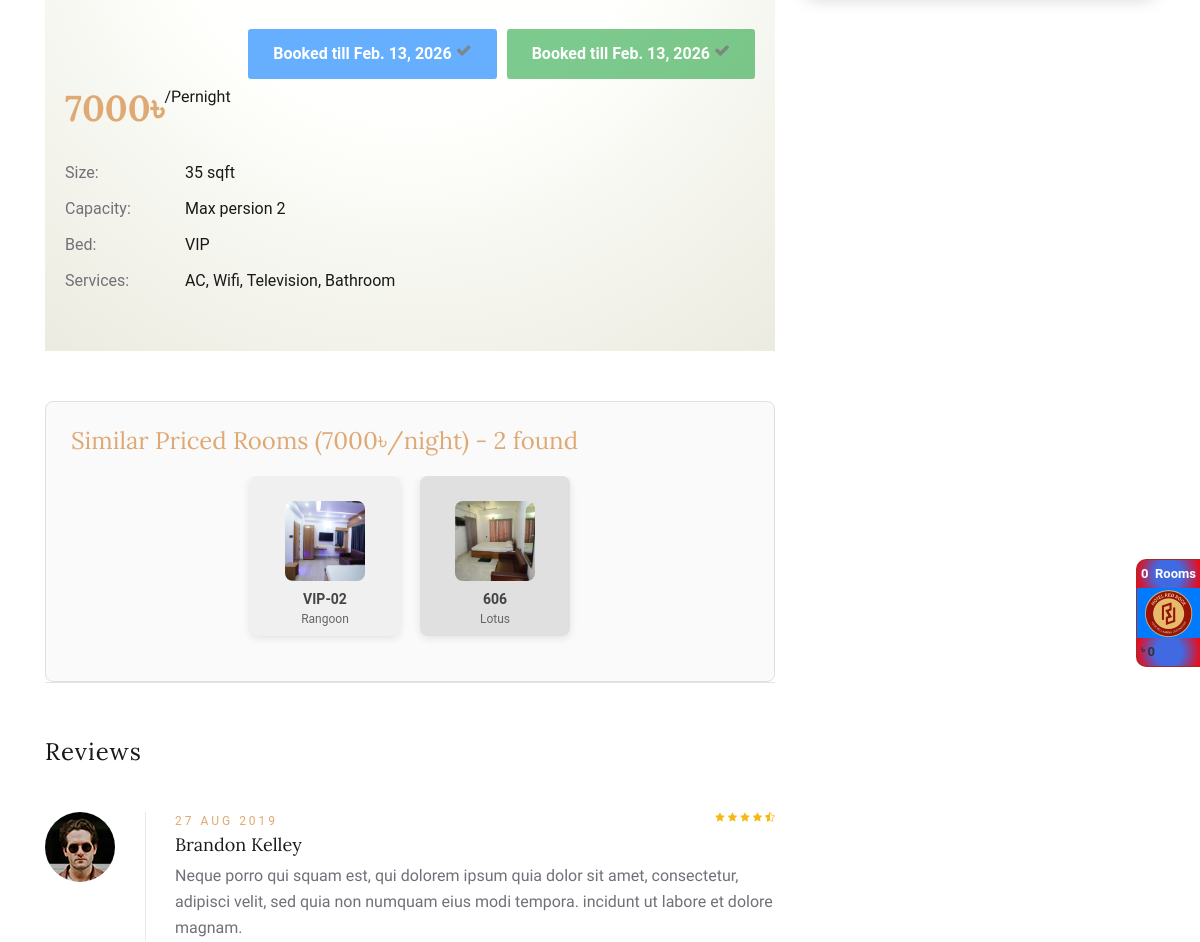
The app's page /rooms/room_details/4/ (middle part), older data.
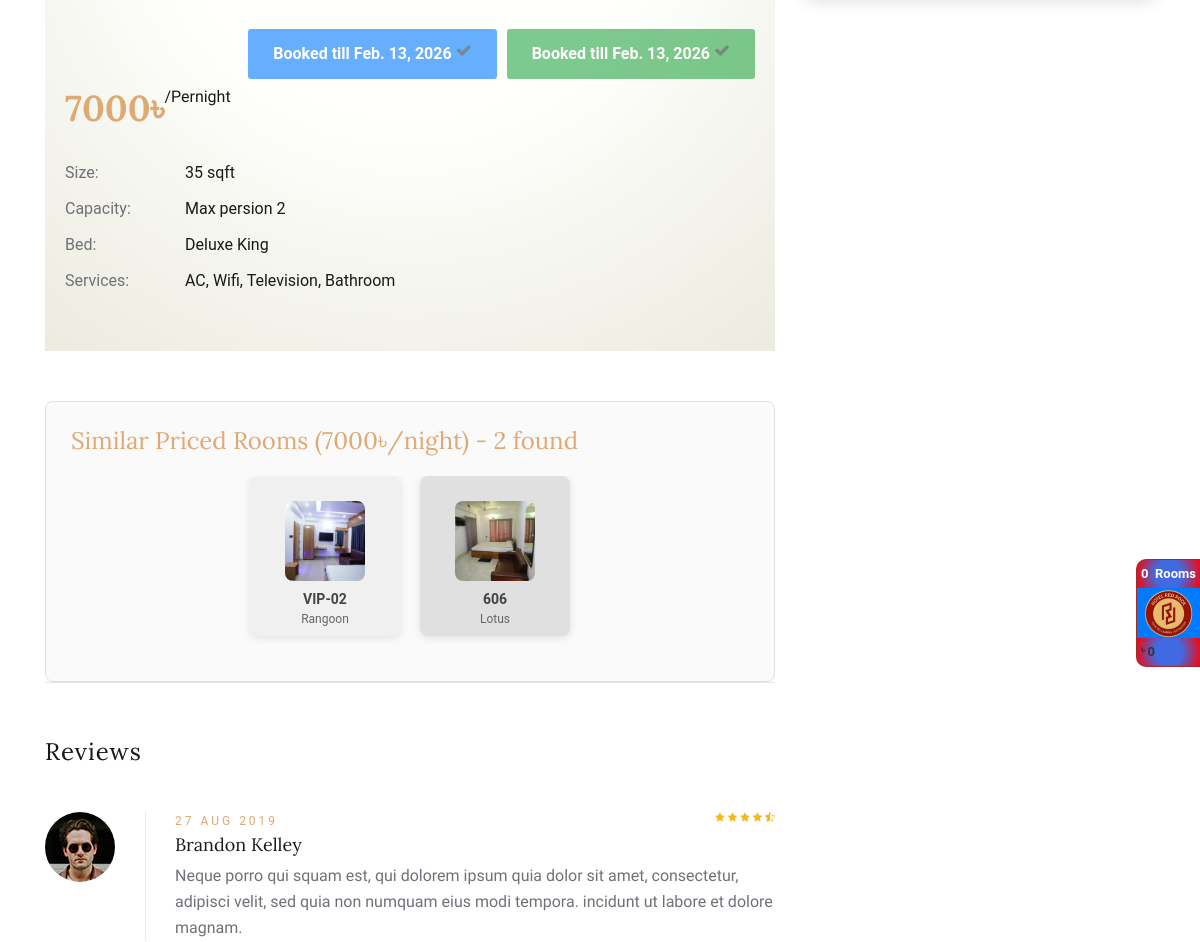
The same page, newer data.
### rooms/models.py (models this page shows, shortened)
class Room(models.Model):
    serial=models.IntegerField(default=0)
    name=models.CharField(max_length=100,unique=True)
    name_eng=models.CharField(max_length=100,unique=True)
    room_no=models.CharField(max_length=100,unique=True)
    room_type=models.ForeignKey(RoomType,blank=True,null=True,on_delete=models.SET_NULL)
    bed_type=models.ForeignKey(BedType,blank=True,null=True,on_delete=models.SET_NULL)
    status=models.CharField(max_length=100,blank=True,null=True)
    price=models.CharField(max_length=10,blank=True,null=True)
    person_occupancy=models.CharField(max_length=10,blank=True,null=True)
    number_of_beds=models.CharField(max_length=10,blank=True,null=True)
    size=models.CharField(max_length=10,blank=True,null=True)
    services=models.CharField(max_length=500,blank=True,null=True)
    description=RichTextField(blank=True,null=True)
    comment=models.ManyToManyField(Comment,blank=True,null=True)
    main_image=models.FileField(upload_to='media/room_images',blank=True,null=True,)
    second_image=models.FileField(upload_to='media/room_images',blank=True,null=True,)
    is_available=models.BooleanField(default=False)
    class Meta:
        ordering = ['serial']

class RoomType(models.Model):
    serial=models.IntegerField(default=0)
    name=models.CharField(max_length=100,unique=True)
    name_eng=models.CharField(max_length=100,unique=True)
    description=RichTextField(blank=True,null=True)
    occupancy=models.CharField(max_length=100,blank=True,null=True)
    bed_type=models.ManyToManyField(BedType,blank=True,null=True)
    price=models.CharField(max_length=10,blank=True,null=True)
    services=models.CharField(max_length=500,blank=True,null=True)
    comment=models.ManyToManyField(Comment,blank=True,null=True)
    main_image=models.FileField(upload_to='media/room_type_images',blank=True,null=True,)
    second_image=models.FileField(upload_to='media/room_type_images',blank=True,null=True,)

### rooms/views.py (the view, shortened to what this page needs)
# urls.py: path('room_details/<int:id>/', views.RoomDetails.as_view(),name="room_details"),
class RoomDetails(View):
    template_name = 'rooms/room_details.html'
    def get(self, request, *args, **kwargs):
        rooms=Room.objects.filter(id=int(kwargs['id'])).prefetch_related('booking_set').first()
        same_priced_rooms = []
        if rooms and rooms.price:
            same_priced_rooms = Room.objects.filter(price=rooms.price).exclude(id=rooms.id).order_by('serial')[:6]
            print(f"Room {rooms.id} price: {rooms.price}, Similar rooms found: {same_priced_rooms.count()}")
        staffs=Staff.objects.all().order_by("serial")
        guests=Guest.objects.all().order_by("-id")
        context={}
        if rooms:
            _set_display_status_for_rooms([rooms])
        context['room']=rooms
        context['same_priced_rooms']=same_priced_rooms
        context['staffs']=staffs
        context['guests']=guests
        return render(request, self.template_name,context)

### rooms/views.py (called while the page is built)
def _set_display_status_for_rooms(rooms):
    today = timezone.now().date()
    for room in rooms:
        active_bookings = [
            b for b in room.booking_set.all()
            if b.check_in_status not in ('checked_out', 'cancelled') and not b.check_out_status
        ]
        if any(b.check_in_status == 'checked_in' for b in active_bookings):
            room.display_status = 'occupied'
            room.booked_until = None
        elif any(b.check_in_status == 'pending' and b.end_day >= today for b in active_bookings):
            room.display_status = 'booked'
            pending_bookings = [b for b in active_bookings if b.check_in_status == 'pending' and b.end_day >= today]
            room.booked_until = max(b.end_day for b in pending_bookings) if pending_bookings else None
        else:
            room.display_status = 'available'
            room.booked_until = None

### templates/rooms/room_details.html (shortened to what the changed rows need)
{% extends 'basepage/basepage.html' %}
{% load static  %}
    {% block content %}
     <br></br>
    <section class="room-details-section spad">
        <div class="container">
            <div class="row">
                <div class="col-lg-8">
                    <div class="room-details-item" style="background: var(--service);">
                        <div class="rd-text" style="background: transparent;padding: 20px;">
                            <div class="rd-title">
                                <div class="rdt-right">
                                    {% with status=room.display_status|default:room.status|default_if_none:"available"|lower %}
                                    <div style="display: flex; gap: 10px; margin-top: 15px;">
                                      {% if status == 'available' %}
                                        <button id="room_{{ room.id }}" class="btn btn-primary" style="padding: 12px 24px; font-size: 16px; font-weight: 600;" onclick="addToCart( this.id )">Add To Book</button>
                                        <button class="btn btn-success" style="padding: 12px 24px; font-size: 16px; font-weight: 600; text-align: center;" onclick="bookNowSingle('room_{{ room.id }}')">Book Now</button>
                                      {% else %}
                                        <button class="btn btn-primary" style="padding: 12px 24px; font-size: 16px; font-weight: 600; opacity: 0.6; cursor: not-allowed;" disabled>
                                          {% if status == 'booked' %}
                                            Booked{% if room.booked_until %} till {{ room.booked_until }}{% endif %} <i class="fa fa-check"></i>
                                          {% else %}
                                            Occupied <i class="fa fa-check"></i>
                                          {% endif %}
                                        </button>
                                        <button class="btn btn-success" style="padding: 12px 24px; font-size: 16px; font-weight: 600; text-align: center; opacity: 0.6; cursor: not-allowed;" disabled>
                                          {% if status == 'booked' %}
                                            Booked{% if room.booked_until %} till {{ room.booked_until }}{% endif %} <i class="fa fa-check"></i>
                                          {% else %}
                                            Occupied <i class="fa fa-check"></i>
                                          {% endif %}
                                        </button>
                                      {% endif %}
                                    </div>
                                    {% endwith %}
                                </div>
                            </div>
                            <h2>{{ room.price }}&#x09F3;<span>/Pernight</span></h2>
                            <table>
                                <tbody>
                                    <tr>
                                        <td class="r-o">Size:</td>
                                        <td>{{ room.size }} sqft</td>
                                    </tr>
                                    <tr>
                                        <td class="r-o">Capacity:</td>
                                        <td>Max persion {{ room.person_occupancy  }}</td>
                                    </tr>
                                    <tr>
                                        <td class="r-o">Bed:</td>
                                        <td>{{ room.room_type.name_eng }}</td>
                                    </tr>
                                    <tr>
                                        <td class="r-o">Services:</td>
                                        <td>{{ room.services }}</td>
                                    </tr>
                                </tbody>
                            </table>
                        </div>
                    </div>
{% if same_priced_rooms %}
<div class="similar-rooms-section" style="margin-top: 30px;">
    <h4 style="margin-bottom: 20px; color: #dfa974;">Similar Priced Rooms ({{ room.price }}&#x09F3;/night) - {{ same_priced_rooms|length }} found</h4>
    <div id="slider">
      <ul>
        {% for similar_room in same_priced_rooms %}
        <li style="{% cycle 'background: #f0f0f0;' 'background: #e0e0e0;' %}">
            <a href="{% url 'room_details' similar_room.id %}" style="text-decoration: none; color: #333; display: block; height: 100%; padding: 10px;">
                <div style="text-align: center;">
                    {% if similar_room.main_image %}
                        <img src="{{ similar_room.main_image.url }}" alt="{{ similar_room.name_eng }}" style="width: 80px; height: 80px; object-fit: cover; border-radius: 8px; margin-bottom: 8px;">
                    {% else %}
                        <div style="width: 80px; height: 80px; background: #ddd; border-radius: 8px; margin: 0 auto 8px; display: flex; align-items: center; justify-content: center; font-size: 12px; color: #999;">No Image</div>
                    {% endif %}
                    <div style="font-size: 14px; font-weight: 600;">{{ similar_room.room_no }}</div>
                    <div style="font-size: 12px; color: #666;">{{ similar_room.name_eng }}</div>
                </div>
            </a>
        </li>
        {% endfor %}
      </ul>
    </div>
</div>
{% endif %}
                </div>
            </div>
        </div>
    </section>
    {% endblock content %}

Row changes from the older to the newer data that the page shows:
changed Room "AC, Wifi, Television, Bathroom": room_type.name_eng "VIP" → "Deluxe King"
